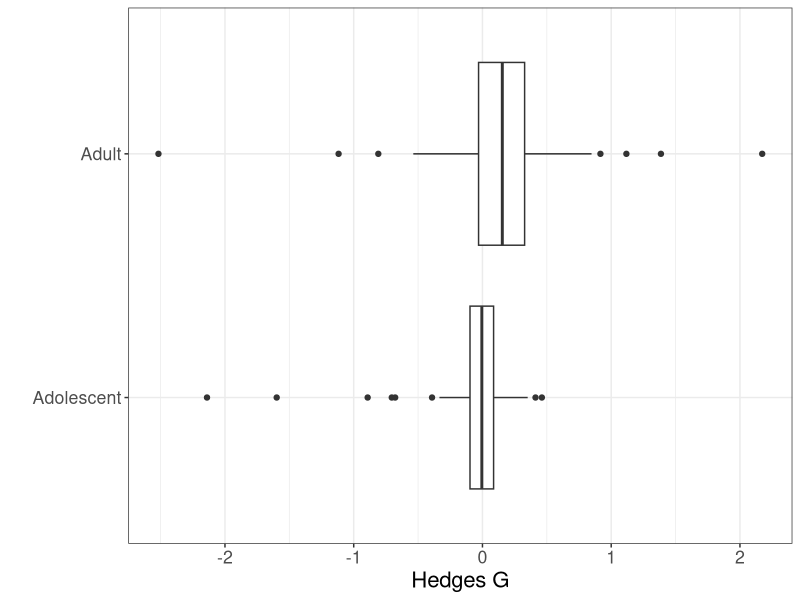
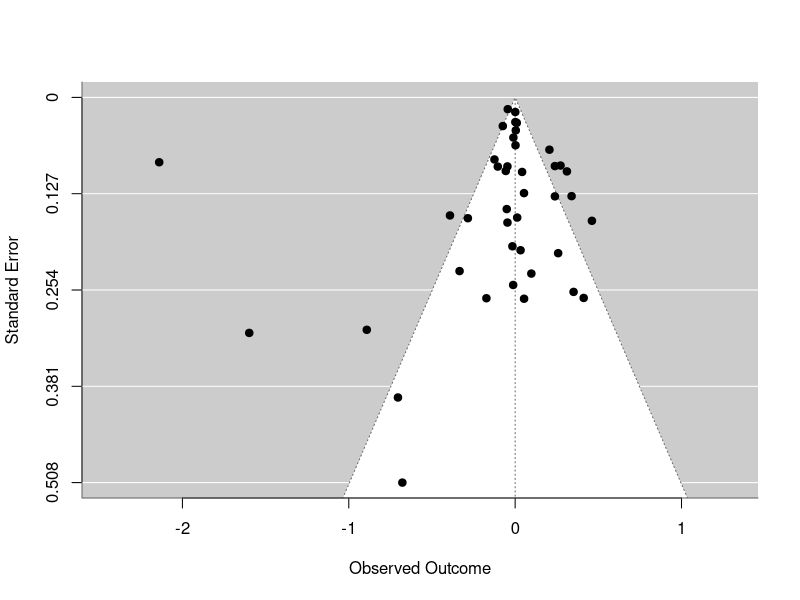
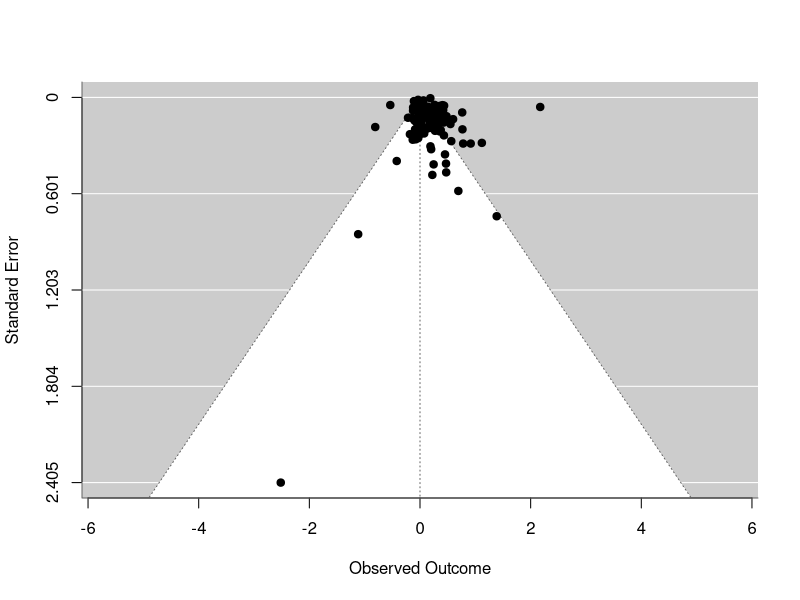
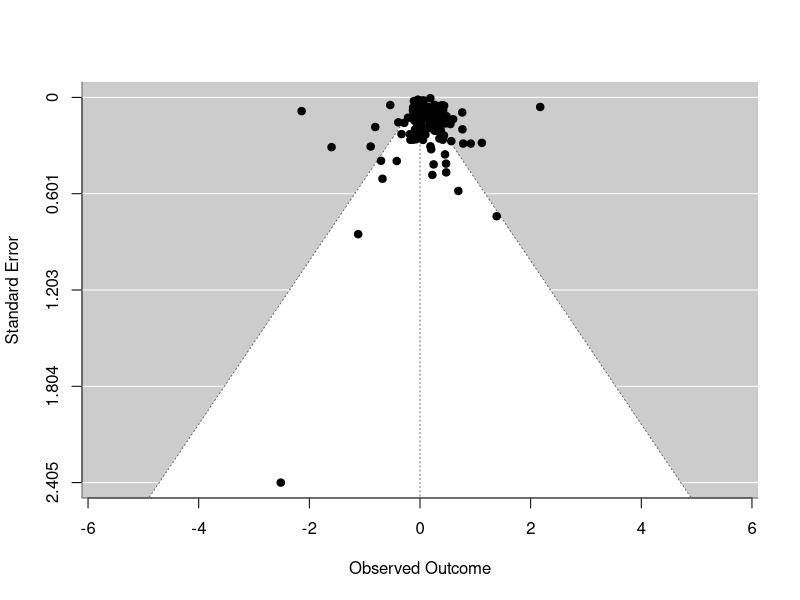
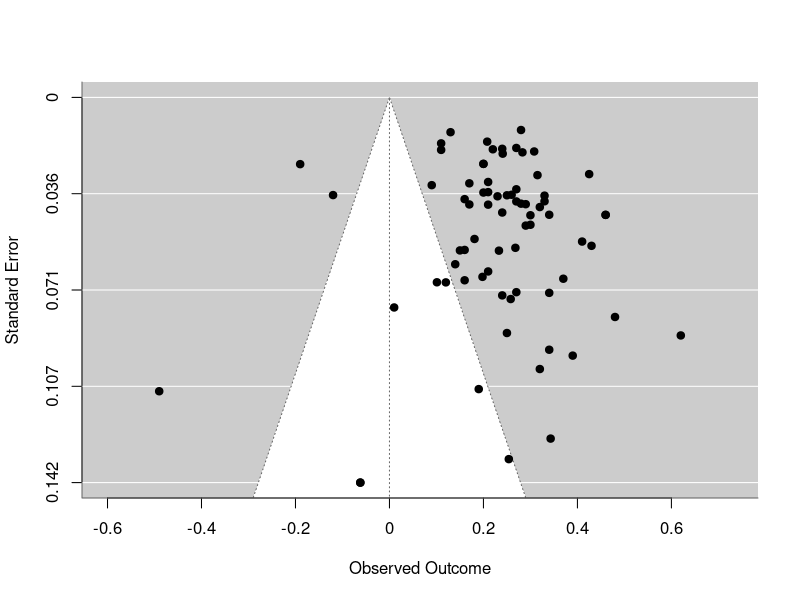
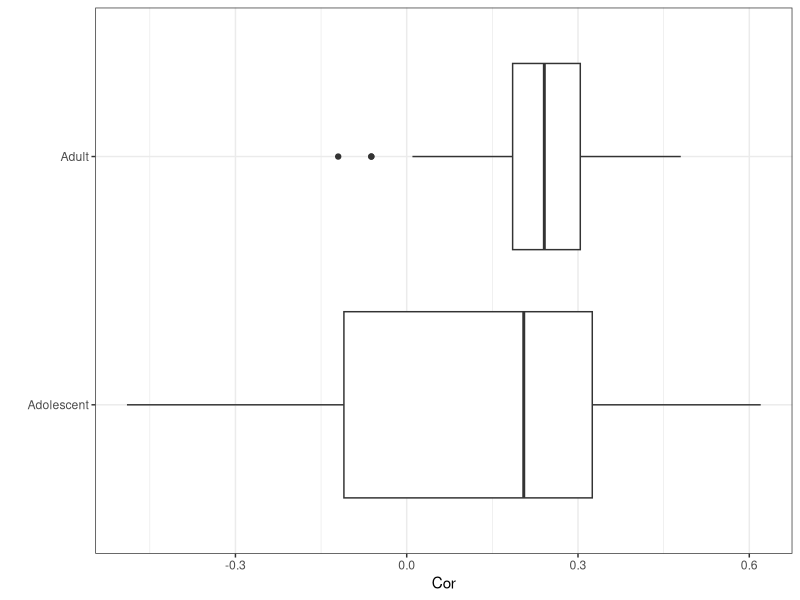

The R source for these figures, in order: (Note: this script raises an error after producing the figures.)
setwd("./jack_data/meta/")
sleep<-read.csv("FINAL MASTER_sleepsuic.csv", header=T)
library(metafor)
library(ggplot2)
sleep$population<-gsub("Adults", "Adult", sleep$population)
sleep<-subset(sleep, population == "Adult" | population == "Adolescent")

heges_grand<-escalc(measure="ROM", data=sleep, m1i=case.m, n1i=case.n, sd1i=case.sd, m2i=ctrl.m, n2i=ctrl.n, sd2i=ctrl.sd)

ggplot(heges_grand, aes(population, yi))+
  geom_boxplot()+
  coord_flip()+
  ylab("Hedges G")+
  xlab("")+
  theme_bw()+
  theme(text = element_text(size=16))

#t.test for difference between effect size and variance between the populations
t.test(heges_grand$yi ~ heges_grand$population, p.adjust='FDR')
t.test(heges_grand$vi ~ heges_grand$population, p.adjust='FDR')



#splut and funnel by population
heges_split<-split(heges_grand, heges_grand$population)
funnel(heges_split$Adolescent$yi, heges_split$Adolescent$vi)
funnel(heges_split$Adult$yi, heges_split$Adult$vi)

#grand funnel
funnel(x=heges_grand$yi, vi=heges_grand$vi)


cor_grand<-escalc(measure="COR", data=sleep, ri = suicgrp.corr, ni = totaln)
funnel(cor_grand$yi, cor_grand$vi)

ggplot(cor_grand, aes(population, yi))+
  geom_boxplot()+
  coord_flip()+
  ylab("Cor")+
  xlab("")+
  theme_bw()

#t.test for difference between effect size and variance between the populations
t.test(cor_grand$yi ~ heges_grand$population, p.adjust='FDR')
t.test(cor_grand$vi ~ heges_grand$population, p.adjust='FDR')

length(which(is.na(cor_grand$yi) == TRUE))
length(which(is.na(heges_grand$yi) == TRUE))


#remove non target sleep conditions
setwd("./jack_data/meta/")
sleep<-read.csv("FINAL MASTER_sleepsuic.csv", header=T)
sleep$population<-gsub("Adults", "Adult", sleep$population)

library(dplyr)
sleep.m<-sleep %>% select("ctrl.n","ctrl.sd","ctrl.m", "population", "basicsleepcon", "esid", "metaid", "basicSTB")

sleep.m.case <- sleep %>% select("case.n","case.sd","case.m", "population", "basicsleepcon", "esid", "metaid", "basicSTB")
sleep.m.case$type<-rep("case", nrow(sleep.m.case))
names(sleep.m.case)<-c("treat.n", "treat.sd", "treat.m", "population", "basicsleepcon", "esid", "metaid", "basicSTB", "type")

sleep.m.suic<- sleep %>% select("suicgrp.tot.n","suicgrp.sd","suicgrp.m", "population", "basicsleepcon", "esid", "metaid", "basicSTB")
sleep.m.suic$type<-rep("suic", nrow(sleep.m))
names(sleep.m.suic)<-c("treat.n", "treat.sd", "treat.m", "population", "basicsleepcon", "esid", "metaid", "basicSTB", "type")

sleep.m.other<- sleep %>% select("othergrp.n","othergrp.sd","othergrp.m", "population", "basicsleepcon", "esid", "metaid", "basicSTB")
sleep.m.other$type<-rep("othergrp", nrow(sleep.m))
names(sleep.m.other)<-c("treat.n", "treat.sd", "treat.m", "population", "basicsleepcon", "esid", "metaid", "basicSTB", "type")

#look at correlations
sleep.m.suic.cor<- sleep %>% select("suicgrp.tot.n","suicgrp.sd","suicgrp.m", "suicgrp.corr", "population", "basicsleepcon", "esid", "metaid", "basicSTB")
sleep.m.suic.cor$type<-rep("suic", nrow(sleep.m))
names(sleep.m.suic.cor)<-c("treat.n", "treat.sd", "treat.m", "treat.corr", "population", "basicsleepcon", "esid", "metaid", "basicSTB", "type")

sleep.m.cor<-sleep %>% select("ctrl.n","ctrl.sd","ctrl.m", "ctrl.corr", "population", "basicsleepcon", "esid", "metaid", "basicSTB")

sleep.cor<-merge(sleep.m.cor, sleep.m.suic.cor, by="esid")
cor.ES<-escalc(measure = "COR", sleep.cor$ctrl.corr, sleep.cor$treat.corr)




sleep.treat<-rbind(sleep.m.case, sleep.m.suic, sleep.m.other)
dim(sleep.treat)
#2040 by 9

length(unique(sleep2$metaid))

sleep2<-merge(sleep.m, sleep.m.case)

sleep1<-merge(sleep.m, sleep.treat, by="esid")
dim(sleep1)
#2040 by 16


library(metafor)
library(ggplot2)
test2<-escalc(measure="ROM", data=sleep2, m1i=treat.m, n1i=as.numeric(treat.n), sd1i=treat.sd, m2i=ctrl.m, n2i=ctrl.n, sd2i=ctrl.sd, append=T)

test<-escalc(measure="ROM", data=sleep1, m1i=treat.m, n1i=as.numeric(treat.n), sd1i=treat.sd, m2i=ctrl.m, n2i=ctrl.n, sd2i=ctrl.sd, append=T)
test$basicsleepcon.x<-gsub("Sleep quality", "Sleep disturbance",  test$basicsleepcon.x)
test$basicsleepcon.x<-gsub("sleep quality", "Sleep disturbance",  test$basicsleepcon.x)
test$basicsleepcon.x<-gsub("Nonrestorative sleep", "Sleep disturbance",  test$basicsleepcon.x)
test$basicsleepcon.x<-gsub("Non-restorative Sleep", "Sleep disturbance",  test$basicsleepcon.x)
test$basicsleepcon.x<-gsub("Trouble waking", "Sleep disturbance",  test$basicsleepcon.x)
test$basicsleepcon.x<-gsub("Sleep disorder", "Sleep disturbance",  test$basicsleepcon.x)
test$basicsleepcon.x<-gsub("Nocturnal leg jerks", "Sleep disturbance",  test$basicsleepcon.x)
test$basicsleepcon.x<-gsub("Insomnia + Nightmares", "Sleep disturbance",  test$basicsleepcon.x)
test$basicsleepcon.x<-gsub("Circadian reversal", "Sleep disturbance",  test$basicsleepcon.x)
test$basicsleepcon.x<-gsub("Lack of deep sleep", "Sleep disturbance",  test$basicsleepcon.x)

test$population.x<-gsub("Adults", "Adult", test$population.x)


test2<-subset(test2, basicsleepcon == "Insomnia" | basicsleepcon == "Hypersomnia" | basicsleepcon == "Nightmares" | basicsleepcon == "Sleep disturbance")
test<-subset(test, basicsleepcon.x == "Insomnia" | basicsleepcon.x == "Hypersomnia" | basicsleepcon.x == "Nightmares" | basicsleepcon.x == "Sleep disturbance")
write.csv(test2, 'data.csv', row.names=F, quote=F)
write.csv(test, 'dat2a.csv', row.names=F, quote=F)

length(unique(test2$metaid))

test_ado<-subset(test, population.x == "Adolescent")
test_adul<-subset(test, population.x == "Adult")

###Rank correlation test
ranktest(test2$yi, test2$vi)
#Kendall's tau=0.156, p=0.066

ranktest(test_ado$yi, test_ado$vi)
ranktest(test_adul$yi, test_adul$vi)

funnel()

t.test(test$yi ~ test$population.x, p.adjust="FDR")
t.test(test$vi ~ test$population.x, p.adjust="FDR")

#fail safe test
fsn(test2$yi, test2$vi)
#Observed Significance Level: <.0001 
#Target Significance Level:   0.05 
#Fail-safe N: 8452 

fsn(test_ado$yi, test_ado$vi)

fsn(test_adul$yi, test_adul$vi)


funnel(test2$yi, test2$vi)
funnel(test_ado$yi, test_ado$vi)
funnel(test_adul$yi, test_adul$vi)

library(ggplot2)
ggplot(test, aes(population.x, yi))+
  geom_boxplot()+
  coord_flip()+
  ylab("Hedges G")+
  xlab("")+
  theme_bw()+
  theme(text = element_text(size=16))


#total models
rma.mv(yi, vi, data=test2, mods=~population)
rma.mv(yi, vi, data=test_adul)
rma.mv(yi, vi, data=test_ado)

rma.mv(yi, vi, data=test_adul, mods=cbind(basicSTB.y, basicsleepcon.y))
rma.mv(yi, vi, data=test2, random = ~population, mods= ~ population)

test_adul$basicsleepcon.y

#everything
rma.mv(yi, vi, data=hsleep1, mod= ~ population)


heges.sleep1<-subset(heges.sleep1, basicsleepcon.x == "Insomnia" | basicsleepcon.x == "Hypersomnia" | basicsleepcon.x == "Nightmares" | basicsleepcon.x == "Sleep disturbance")

heges.sleep1_split <- split(heges.sleep1, heges.sleep1$population.x)
adul<-heges.sleep1_split$Adult
ado<-heges.sleep1_split$Adolescent


rma.mv(yi, vi, data=heges.sleep1, random=~population.x)


#calculate model
model1<-
rma.mv(yi, vi, data=adul, mods= ~ basicSTB.x * basicsleepcon.x)
rma(yi, vi, data=adul, mods= ~ basicSTB.x * basicsleepcon.x)

rma(yi, vi, data=heges.sleep1, mods= ~ basicsleepcon.x * basicSTB.x)

rma.mv(yi, vi, data=adul, mods = ~basicSTB.x + ~ basicsleepcon.x)
       
       
       

rma.mv(yi, vi, data=adul, random= list(basicSTB.x, basicsleepcon.x), mods= ~ basicsleepcon.x)



rma.mv(yi, vi, data=adul, random= ~basicsleepcon.x)

rma.mv(yi, vi, data=adul, random= ~ basicsleepcon.x | basicSTB.x, mods= ~ basicsleepcon.x)


model<-rma.mv(yi, vi, data=adul, mods= ~ basicsleepcon.x | basicSTB.x)

model_a<-rma.mv(yi, vi, data=ado, mods= ~basicsleepcon.x)


model_a<-rma.mv(yi, vi, data=ado, random = ~basicsleepcon.x)







sleep$population<-gsub("Adults", "Adult", sleep$population)
sleep<-subset(sleep, population == "Adult" | population == "Adolescent")
sleep<-sleep[!is.na(sleep$ctrl.sd),]
nrow(sleep)
#161

heges_grand<-escalc(measure="ROM", data=sleep, m1i=case.m, n1i=case.n, sd1i=case.sd, m2i=ctrl.m, n2i=ctrl.n, sd2i=ctrl.sd)
heges_grand<-subset(heges_grand, basicsleepcon == "Insomnia" | basicsleepcon == "Hypersomnia" | basicsleepcon == "Nightmares" | basicsleepcon == "Sleep disturbance")
nrow(heges_grand)
#20

#split data frame
heges_split<-split(heges_grand,heges_grand$population)
ado<-heges_split$Adolescent
nrow(ado)
#0
adul<-heges_split$Adult
nrow(adul)
#

#calculate model
model1<-rma.mv(yi, vi, data=adul, random= ~ basicsleepcon)
model1

model<-rma.mv(yi, vi, data=adul, mods= ~ basicsleepcon)
model


model_a<-rma.mv(yi, vi, data=ado, mods= ~basicsleepcon)
model_a

model_a<-rma.mv(yi, vi, data=ado, random = ~basicsleepcon)
model_a

#SuicGrp - correlational data, 1 group; divided by sleep type and ANY suicide outcome.
#Suic Corr= suicgrp.corr;
#Total N=totaln; 
########

insomnia <- subset(sleep, basicsleepcon == "Insomnia")
insomnia.corr <- subset(insomnia, suicgrp.corr != 0)
insomnia.corr <- escalc(measure = "COR", data = insomnia.corr, ri = suicgrp.corr, ni = totaln)

#you don't have any values in the ..corr or n columns to calcualte it sucka
hypersomnia <- subset(sleep, basicsleepcon == "Hypersomnia")
hypersomnia.corr <- subset(hypersomnia, suicgrp.corr != 0)
hypersomnia.corr <- escalc(measure = "COR", data = hypersomnia.corr, ri = suicgrp.corr, ni = totaln)

nightmares <- subset(sleep, basicsleepcon == "Nightmares")
nightmares.corr <- subset(nightmares, suicgrp.corr != 0)
nightmares.corr <- escalc(measure = "COR", data = nightmares.corr, ri = suicgrp.corr, ni = totaln)

sleepdisturb <- subset(sleep, basicsleepcon == "Sleep disturbance")
sleepdisturb.corr <- subset(sleepdisturb, suicgrp.corr != 0)
sleepdisturb.corr <- escalc(measure = "COR", data = sleepdisturb.corr, ri = suicgrp.corr, ni = totaln)

#CaseCtrl - m + sd data, 2 groups; divide by sleep type and ANY suicide outcome.
#Case M= case.m; Case SD= case.sd; Case N=case.n; 
#Ctrl M=ctrl.m; Ctrl SD=ctrl.sd; Ctrl N=ctrl.n; 
#Total N=totaln; 
#########

hedges_insom_tot<-escalc(measure="ROM", data=insomnia, m1i=case.m, n1i=case.n, 
                         sd1i=case.sd, m2i=ctrl.m, n2i=ctrl.n, sd2i=ctrl.sd) 

hedges_hyper_tot<-escalc(measure="ROM", data=hypersomnia, m1i=case.m, n1i=case.n, 
                         sd1i=case.sd, m2i=ctrl.m, n2i=ctrl.n, sd2i=ctrl.sd) 

hedges_nighthorse_tot<-escalc(measure="ROM", data=nightmares, m1i=case.m, n1i=case.n, 
                              sd1i=case.sd, m2i=ctrl.m, n2i=ctrl.n, sd2i=ctrl.sd) 

hedges_disturb_tot<-escalc(measure="ROM", data=sleepdisturb, m1i=case.m, n1i=case.n, 
                           sd1i=case.sd, m2i=ctrl.m, n2i=ctrl.n, sd2i=ctrl.sd) 

#SuicGrpOtherGrp - m + sd data, 2 groups; divided by sleep type
#Suicgrp M=suicgrp.m; Suicgrp SD= suicgrp.sd; Suicgrp N=suicgrp.tot.n; 
#Othergrp M=othergrp.m; Othergrp SD=othergrp.sd; Othergrp N=othergrp.n; 
#Total N=totaln; 
#######

hedges_insom_tot2<-escalc(measure="ROM", data=insomnia, m1i=suicgrp.m, n1i=suicgrp.tot.n, 
                          sd1i=suicgrp.sd, m2i=othergrp.m, n2i=othergrp.n, sd2i=othergrp.sd) 

hedges_hyper_tot2<-escalc(measure="ROM", data=hypersomnia, m1i=suicgrp.m, n1i=suicgrp.tot.n, 
                          sd1i=suicgrp.sd, m2i=othergrp.m, n2i=othergrp.n, sd2i=othergrp.sd) 

hedges_nighthorse_tot2<-escalc(measure="ROM", data=nightmares, m1i=suicgrp.m, n1i=suicgrp.tot.n, 
                               sd1i=suicgrp.sd, m2i=othergrp.m, n2i=othergrp.n, sd2i=othergrp.sd) 

hedges_disturb_tot2<-escalc(measure="ROM", data=sleepdisturb, m1i=suicgrp.m, n1i=suicgrp.tot.n, 
                            sd1i=suicgrp.sd, m2i=othergrp.m, n2i=othergrp.n, sd2i=othergrp.sd) 

#CaseOthergrp - m + sd data, 2 groups; divided by sleep type
#Case M=case.m; Case SD= case.sd; Case N=case.n; 
#Othergrp M=othergrp.m; Othergrp SD=othergrp.sd; #Othergrp N=othergrp.n; 
#Total N=totaln; 
#############

hedges_insom_tot3<-escalc(measure="ROM", data=insomnia, m1i=case.m, n1i=case.n, 
                          sd1i=case.sd, m2i=othergrp.m, n2i=othergrp.n, sd2i=othergrp.sd) 

hedges_hyper_tot3<-escalc(measure="ROM", data=hypersomnia, m1i=case.m, n1i=case.n, 
                          sd1i=case.sd, m2i=othergrp.m, n2i=othergrp.n, sd2i=othergrp.sd) 

hedges_nighthorse_tot3<-escalc(measure="ROM", data=nightmares, m1i=case.m, n1i=case.n, 
                               sd1i=case.sd, m2i=othergrp.m, n2i=othergrp.n, sd2i=othergrp.sd) 

hedges_disturb_tot3<-escalc(measure="ROM", data=sleepdisturb, m1i=case.m, n1i=case.n, 
                            sd1i=case.sd, m2i=othergrp.m, n2i=othergrp.n, sd2i=othergrp.sd) 



#####################################
#BY OUTCOME
#####################################




############################### now divide by suicide outcome #####################################

#SuicGrp - correlational data, 1 group; divided by sleep type and SI
#Suic Corr= suicgrp.corr;
#Total N=totaln; 
########

insomnia.SI <- subset(sleep, basicsleepcon == "Insomnia" | basicSTB == "SI")
insomnia.corr <- subset(insomnia.SI, suicgrp.corr != 0)
insomnia.corr <- escalc(measure = "COR", data = insomnia.corr, ri = suicgrp.corr, ni = totaln)

hypersomnia.SI <- subset(sleep, basicsleepcon == "Hypersomnia" | basicSTB == "SI")
hypersomnia.corr <- subset(hypersomnia.SI, suicgrp.corr != 0)
hypersomnia.corr <- escalc(measure = "COR", data = hypersomnia.corr, ri = suicgrp.corr, ni = totaln)

nightmares.SI <- subset(sleep, basicsleepcon == "Nightmares" | basicSTB == "SI")
nightmares.corr <- subset(nightmares.SI, suicgrp.corr != 0)
nightmares.corr <- escalc(measure = "COR", data = nightmares.corr, ri = suicgrp.corr, ni = totaln)

sleepdisturb.SI <- subset(sleep, basicsleepcon == "Sleep disturbance" | basicSTB == "SI")
sleepdisturb.corr <- subset(sleepdisturb.SI, suicgrp.corr != 0)
sleepdisturb.corr <- escalc(measure = "COR", data = sleepdisturb.corr, ri = suicgrp.corr, ni = totaln)



#CaseCtrl - m + sd data, 2 groups; divide by sleep type and SI
#Case M= case.m; Case SD= case.sd; Case N=case.n; 
#Ctrl M=ctrl.m; Ctrl SD=ctrl.sd; Ctrl N=ctrl.n; 
#Total N=totaln; 
#########

hedges_insom_tot_SI<-escalc(measure="ROM", data=insomnia.SI, m1i=case.m, n1i=case.n, 
               sd1i=case.sd, m2i=ctrl.m, n2i=ctrl.n, sd2i=ctrl.sd) 

hedges_hypera_SI<-escalc(measure="ROM", data=hypersomnia.SI, m1i=case.m, n1i=case.n, 
               sd1i=case.sd, m2i=ctrl.m, n2i=ctrl.n, sd2i=ctrl.sd) 

hedges_nighta_SI<-escalc(measure="ROM", data=nightmares.SI, m1i=case.m, n1i=case.n, 
               sd1i=case.sd, m2i=ctrl.m, n2i=ctrl.n, sd2i=ctrl.sd) 

hedges_disturba_SI<-escalc(measure="ROM", data=sleepdisturb.SI, m1i=case.m, n1i=case.n, 
               sd1i=case.sd, m2i=ctrl.m, n2i=ctrl.n, sd2i=ctrl.sd) 

#SuicGrpOtherGrp - m + sd data, 2 groups; divided by sleep type and SI
#Suicgrp M=suicgrp.m; Suicgrp SD= suicgrp.sd; Suicgrp N=suicgrp.tot.n; 
#Othergrp M=othergrp.m; Othergrp SD=othergrp.sd; Othergrp N=othergrp.n; 
#Total N=totaln; 
#######

hedges_insom_tot_SI2<-escalc(measure="ROM", data=insomnia.SI, m1i=suicgrp.m, n1i=suicgrp.tot.n, 
               sd1i=suicgrp.sd, m2i=othergrp.m, n2i=othergrp.n, sd2i=othergrp.sd) 

hedges_hypera_SI2<-escalc(measure="ROM", data=hypersomnia.SI, m1i=suicgrp.m, n1i=suicgrp.tot.n, 
               sd1i=suicgrp.sd, m2i=othergrp.m, n2i=othergrp.n, sd2i=othergrp.sd) 

hedges_nighta_SI2<-escalc(measure="ROM", data=nightmares.SI, m1i=suicgrp.m, n1i=suicgrp.tot.n, 
               sd1i=suicgrp.sd, m2i=othergrp.m, n2i=othergrp.n, sd2i=othergrp.sd) 

hedges_disturba_SI2<-escalc(measure="ROM", data=sleepdisturb.SI, m1i=suicgrp.m, n1i=suicgrp.tot.n, 
               sd1i=suicgrp.sd, m2i=othergrp.m, n2i=othergrp.n, sd2i=othergrp.sd) 

#CaseOthergrp - m + sd data, 2 groups; divided by sleep type and SI
#Case M=case.m; Case SD= case.sd; Case N=case.n; 
#Othergrp M=othergrp.m; Othergrp SD=othergrp.sd; #Othergrp N=othergrp.n; 
#Total N=totaln; 
#############

hedges_insom_tot_SI3<-escalc(measure="ROM", data=insomnia.SI, m1i=case.m, n1i=case.n, 
               sd1i=case.sd, m2i=othergrp.m, n2i=othergrp.n, sd2i=othergrp.sd) 

hedges_hypera_SI4<-escalc(measure="ROM", data=hypersomnia.SI,m1i=case.m, n1i=case.n, 
               sd1i=case.sd, m2i=othergrp.m, n2i=othergrp.n, sd2i=othergrp.sd) 

hedges_nighta_SI3<-escalc(measure="ROM", data=nightmares.SI, m1i=case.m, n1i=case.n, 
               sd1i=case.sd, m2i=othergrp.m, n2i=othergrp.n, sd2i=othergrp.sd) 

hedges_disturba_SI3<-escalc(measure="ROM", data=sleepdisturb.SI, m1i=case.m, n1i=case.n, 
               sd1i=case.sd, m2i=othergrp.m, n2i=othergrp.n, sd2i=othergrp.sd) 

##################### suicide attempt #############

#SuicGrp - correlational data, 1 group; divided by sleep type and SA
#Suic Corr= suicgrp.corr;
#Total N=totaln; 
########

insomnia.SA <- subset(sleep, basicsleepcon == "Insomnia" | basicSTB == "SA")
insomnia.corr <- subset(insomnia.SA, suicgrp.corr != 0)
insomnia.corr <- escalc(measure = "COR", data = insomnia.corr, ri = suicgrp.corr, ni = totaln)

hypersomnia.SA <- subset(sleep, basicsleepcon == "Hypersomnia" | basicSTB == "SA")
hypersomnia.corr <- subset(hypersomnia.SA, suicgrp.corr != 0)
hypersomnia.corr <- escalc(measure = "COR", data = hypersomnia.corr, ri = suicgrp.corr, ni = totaln)

nightmares.SA <- subset(sleep, basicsleepcon == "Nightmares" | basicSTB == "SA")
nightmares.corr <- subset(nightmares.SA, suicgrp.corr != 0)
nightmares.corr <- escalc(measure = "COR", data = nightmares.corr, ri = suicgrp.corr, ni = totaln)

sleepdisturb.SA <- subset(sleep, basicsleepcon == "Sleep disturbance" | basicSTB == "SA")
sleepdisturb.corr <- subset(sleepdisturb.SA, suicgrp.corr != 0)
sleepdisturb.corr <- escalc(measure = "COR", data = sleepdisturb.corr, ri = suicgrp.corr, ni = totaln)

#CaseCtrl - m + sd data, 2 groups; divide by sleep type and SA
#Case M= case.m; Case SD= case.sd; Case N=case.n; 
#Ctrl M=ctrl.m; Ctrl SD=ctrl.sd; Ctrl N=ctrl.n; 
#Total N=totaln; 
#########

hedges_insoma_SA<-escalc(measure="ROM", data=insomnia.SA, m1i=case.m, n1i=case.n, 
               sd1i=case.sd, m2i=ctrl.m, n2i=ctrl.n, sd2i=ctrl.sd) 

hedges_hypera_SA<-escalc(measure="ROM", data=hypersomnia.SA, m1i=case.m, n1i=case.n, 
               sd1i=case.sd, m2i=ctrl.m, n2i=ctrl.n, sd2i=ctrl.sd) 

hedges_nighta_SA<-escalc(measure="ROM", data=nightmares.SA, m1i=case.m, n1i=case.n, 
               sd1i=case.sd, m2i=ctrl.m, n2i=ctrl.n, sd2i=ctrl.sd) 

hedges_disturba_SA<-escalc(measure="ROM", data=sleepdisturb.SA, m1i=case.m, n1i=case.n, 
               sd1i=case.sd, m2i=ctrl.m, n2i=ctrl.n, sd2i=ctrl.sd) 

#####################

#SuicGrpOtherGrp - m + sd data, 2 groups; divided by sleep type
#Suicgrp M=suicgrp.m; Suicgrp SD= suicgrp.sd; Suicgrp N=suicgrp.tot.n; 
#Othergrp M=othergrp.m; Othergrp SD=othergrp.sd; Othergrp N=othergrp.n; 
#Total N=totaln; 
#######

hedges_insoma_SA2<-escalc(measure="ROM", data=insomnia.SA, m1i=suicgrp.m, n1i=suicgrp.tot.n, 
               sd1i=suicgrp.sd, m2i=othergrp.m, n2i=othergrp.n, sd2i=othergrp.sd) 

hedges_hypera_SA2<-escalc(measure="ROM", data=hypersomnia.SA, m1i=suicgrp.m, n1i=suicgrp.tot.n, 
               sd1i=suicgrp.sd, m2i=othergrp.m, n2i=othergrp.n, sd2i=othergrp.sd) 

hedges_nighta_SA2<-escalc(measure="ROM", data=nightmares.SA, m1i=suicgrp.m, n1i=suicgrp.tot.n, 
               sd1i=suicgrp.sd, m2i=othergrp.m, n2i=othergrp.n, sd2i=othergrp.sd) 

hedges_disturba_SA2<-escalc(measure="ROM", data=sleepdisturb.SA, m1i=suicgrp.m, n1i=suicgrp.tot.n, 
               sd1i=suicgrp.sd, m2i=othergrp.m, n2i=othergrp.n, sd2i=othergrp.sd) 

#CaseOthergrp - m + sd data, 2 groups; divided by sleep type
#Case M=case.m; Case SD= case.sd; Case N=case.n; 
#Othergrp M=othergrp.m; Othergrp SD=othergrp.sd; #Othergrp N=othergrp.n; 
#Total N=totaln; 
#############

hedges_insoma_SA3<-escalc(measure="ROM", data=insomnia.SA, m1i=case.m, n1i=case.n, 
               sd1i=case.sd, m2i=othergrp.m, n2i=othergrp.n, sd2i=othergrp.sd) 

hedges_hypera_SA3<-escalc(measure="ROM", data=hypersomnia.SA,m1i=case.m, n1i=case.n, 
               sd1i=case.sd, m2i=othergrp.m, n2i=othergrp.n, sd2i=othergrp.sd) 

hedges_nighta_SA3<-escalc(measure="ROM", data=nightmares.SA, m1i=case.m, n1i=case.n, 
               sd1i=case.sd, m2i=othergrp.m, n2i=othergrp.n, sd2i=othergrp.sd) 

hedges_disturba_SA3<-escalc(measure="ROM", data=sleepdisturb.SA, m1i=case.m, n1i=case.n, 
               sd1i=case.sd, m2i=othergrp.m, n2i=othergrp.n, sd2i=othergrp.sd) 

##################### suicide death #############

#SuicGrp - correlational data, 1 group; divided by sleep type and SD
#Suic Corr= suicgrp.corr;
#Total N=totaln; 
########

insomnia.SD <- subset(sleep, basicsleepcon == "Insomnia" | basicSTB == "SD")
insomnia.corr <- subset(insomnia.SD, suicgrp.corr != 0)
insomnia.corr <- escalc(measure = "COR", data = insomnia.corr, ri = suicgrp.corr, ni = totaln)

#can't run this one because there's no values
hypersomnia.SD <- subset(sleep, basicsleepcon == "Hypersomnia" | basicSTB == "SD")
hypersomnia.corr <- subset(hypersomnia.SD, suicgrp.corr != 0)
hypersomnia.corr <- escalc(measure = "COR", data = hypersomnia.corr, ri = suicgrp.corr, ni = totaln)

nightmares.SD <- subset(sleep, basicsleepcon == "Nightmares" | basicSTB == "SD")
nightmares.corr <- subset(nightmares.SD, suicgrp.corr != 0)
nightmares.corr <- escalc(measure = "COR", data = nightmares.corr, ri = suicgrp.corr, ni = totaln)

sleepdisturb.SD <- subset(sleep, basicsleepcon == "Sleep disturbance" | basicSTB == "SD")
sleepdisturb.corr <- subset(sleepdisturb.SD, suicgrp.corr != 0)
sleepdisturb.corr <- escalc(measure = "COR", data = sleepdisturb.corr, ri = suicgrp.corr, ni = totaln)

#CaseCtrl - m + sd data, 2 groups; divide by sleep type and SD
#Case M= case.m; Case SD= case.sd; Case N=case.n; 
#Ctrl M=ctrl.m; Ctrl SD=ctrl.sd; Ctrl N=ctrl.n; 
#Total N=totaln; 
#########

hedges_insoma_SD<-escalc(measure="ROM", data=insomnia.SD, m1i=case.m, n1i=case.n, 
               sd1i=case.sd, m2i=ctrl.m, n2i=ctrl.n, sd2i=ctrl.sd) 

hedges_hypera_SD<-escalc(measure="ROM", data=hypersomnia.SD, m1i=case.m, n1i=case.n, 
               sd1i=case.sd, m2i=ctrl.m, n2i=ctrl.n, sd2i=ctrl.sd) 

hedges_nighta_SD<-escalc(measure="ROM", data=nightmares.SD, m1i=case.m, n1i=case.n, 
               sd1i=case.sd, m2i=ctrl.m, n2i=ctrl.n, sd2i=ctrl.sd) 

hedges_distuba_SD<-escalc(measure="ROM", data=sleepdisturb.SD, m1i=case.m, n1i=case.n, 
               sd1i=case.sd, m2i=ctrl.m, n2i=ctrl.n, sd2i=ctrl.sd) 

#SuicGrpOtherGrp - m + sd data, 2 groups; divided by sleep type and SD
#Suicgrp M=suicgrp.m; Suicgrp SD= suicgrp.sd; Suicgrp N=suicgrp.tot.n; 
#Othergrp M=othergrp.m; Othergrp SD=othergrp.sd; Othergrp N=othergrp.n; 
#Total N=totaln; 
#######

hedges_insoma_SD2<-escalc(measure="ROM", data=insomnia.SD, m1i=suicgrp.m, n1i=suicgrp.tot.n, 
               sd1i=suicgrp.sd, m2i=othergrp.m, n2i=othergrp.n, sd2i=othergrp.sd) 

hedges_hypera_SD2<-escalc(measure="ROM", data=hypersomnia.SD, m1i=suicgrp.m, n1i=suicgrp.tot.n, 
               sd1i=suicgrp.sd, m2i=othergrp.m, n2i=othergrp.n, sd2i=othergrp.sd) 

hedges_nighta_SD2<-escalc(measure="ROM", data=nightmares.SD, m1i=suicgrp.m, n1i=suicgrp.tot.n, 
               sd1i=suicgrp.sd, m2i=othergrp.m, n2i=othergrp.n, sd2i=othergrp.sd) 

hedges_distuba_SD2<-escalc(measure="ROM", data=sleepdisturb.SD, m1i=suicgrp.m, n1i=suicgrp.tot.n, 
               sd1i=suicgrp.sd, m2i=othergrp.m, n2i=othergrp.n, sd2i=othergrp.sd) 

#CaseOthergrp - m + sd data, 2 groups; divided by sleep type and SD
#Case M=case.m; Case SD= case.sd; Case N=case.n; 
#Othergrp M=othergrp.m; Othergrp SD=othergrp.sd; #Othergrp N=othergrp.n; 
#Total N=totaln; 
#############

hedges_insoma_SD3<-escalc(measure="ROM", data=insomnia.SD, m1i=case.m, n1i=case.n, 
               sd1i=case.sd, m2i=othergrp.m, n2i=othergrp.n, sd2i=othergrp.sd) 

hedges_hypera_SD3<-escalc(measure="ROM", data=hypersomnia.SD,m1i=case.m, n1i=case.n, 
               sd1i=case.sd, m2i=othergrp.m, n2i=othergrp.n, sd2i=othergrp.sd) 

hedges_nighta_SD3<-escalc(measure="ROM", data=nightmares.SD, m1i=case.m, n1i=case.n, 
               sd1i=case.sd, m2i=othergrp.m, n2i=othergrp.n, sd2i=othergrp.sd) 

hedges_distuba_SD3<-escalc(measure="ROM", data=sleepdisturb.SD, m1i=case.m, n1i=case.n, 
               sd1i=case.sd, m2i=othergrp.m, n2i=othergrp.n, sd2i=othergrp.sd) 


##################### suicdality #############

#SuicGrp - correlational data, 1 group; divided by sleep type and suicdality
#Suic Corr= suicgrp.corr;
#Total N=totaln; 
########

insomnia.Suic <- subset(sleep, basicsleepcon == "Insomnia" | basicSTB == "Suicidality")
insomnia.corr <- subset(insomnia.Suic, suicgrp.corr != 0)
insomnia.corr <- escalc(measure = "COR", data = insomnia.corr, ri = suicgrp.corr, ni = totaln)

hypersomnia.Suic <- subset(sleep, basicsleepcon == "Hypersomnia" | basicSTB == "Suicidality")
hypersomnia.corr <- subset(hypersomnia.Suic, suicgrp.corr != 0)
hypersomnia.corr <- escalc(measure = "COR", data = hypersomnia.corr, ri = suicgrp.corr, ni = totaln)

nightmares.Suic <- subset(sleep, basicsleepcon == "Nightmares" | basicSTB == "Suicidality")
nightmares.corr <- subset(nightmares.Suic, suicgrp.corr != 0)
nightmares.corr <- escalc(measure = "COR", data = nightmares.corr, ri = suicgrp.corr, ni = totaln)

sleepdisturb.Suic <- subset(sleep, basicsleepcon == "Sleep disturbance" | basicSTB == "Suicidality")
sleepdisturb.corr <- subset(sleepdisturb.Suic, suicgrp.corr != 0)
sleepdisturb.corr <- escalc(measure = "COR", data = sleepdisturb.corr, ri = suicgrp.corr, ni = totaln)

#CaseCtrl - m + sd data, 2 groups; divide by sleep type and suicdality
#Case M= case.m; Case SD= case.sd; Case N=case.n; 
#Ctrl M=ctrl.m; Ctrl SD=ctrl.sd; Ctrl N=ctrl.n; 
#Total N=totaln; 
#########

hedges_insoma_suic<-escalc(measure="ROM", data=insomnia.Suic, m1i=case.m, n1i=case.n, 
               sd1i=case.sd, m2i=ctrl.m, n2i=ctrl.n, sd2i=ctrl.sd) 

hedges_hypera_suic<-escalc(measure="ROM", data=hypersomnia.Suic, m1i=case.m, n1i=case.n, 
               sd1i=case.sd, m2i=ctrl.m, n2i=ctrl.n, sd2i=ctrl.sd) 

hedges_nighta_suic<-escalc(measure="ROM", data=nightmares.Suic, m1i=case.m, n1i=case.n, 
               sd1i=case.sd, m2i=ctrl.m, n2i=ctrl.n, sd2i=ctrl.sd) 

hedges_disturba_suic<-escalc(measure="ROM", data=sleepdisturb.Suic, m1i=case.m, n1i=case.n, 
               sd1i=case.sd, m2i=ctrl.m, n2i=ctrl.n, sd2i=ctrl.sd) 

#SuicGrpOtherGrp - m + sd data, 2 groups; divided by sleep type and suicidality 
#Suicgrp M=suicgrp.m; Suicgrp SD= suicgrp.sd; Suicgrp N=suicgrp.tot.n; 
#Othergrp M=othergrp.m; Othergrp SD=othergrp.sd; Othergrp N=othergrp.n; 
#Total N=totaln; 
#######

hedges_insoma_suic2<-escalc(measure="ROM", data=insomnia.Suic, m1i=suicgrp.m, n1i=suicgrp.tot.n, 
               sd1i=suicgrp.sd, m2i=othergrp.m, n2i=othergrp.n, sd2i=othergrp.sd) 

hedges_hypera_suic2<-escalc(measure="ROM", data=hypersomnia.Suic, m1i=suicgrp.m, n1i=suicgrp.tot.n, 
               sd1i=suicgrp.sd, m2i=othergrp.m, n2i=othergrp.n, sd2i=othergrp.sd) 

hedges_nighta_suic2<-escalc(measure="ROM", data=nightmares.Suic, m1i=suicgrp.m, n1i=suicgrp.tot.n, 
               sd1i=suicgrp.sd, m2i=othergrp.m, n2i=othergrp.n, sd2i=othergrp.sd) 

hedges_disturba_suic2<-escalc(measure="ROM", data=sleepdisturb.Suic, m1i=suicgrp.m, n1i=suicgrp.tot.n, 
               sd1i=suicgrp.sd, m2i=othergrp.m, n2i=othergrp.n, sd2i=othergrp.sd) 

#CaseOthergrp - m + sd data, 2 groups; divided by sleep type and suicidality 
#Case M=case.m; Case SD= case.sd; Case N=case.n; 
#Othergrp M=othergrp.m; Othergrp SD=othergrp.sd; #Othergrp N=othergrp.n; 
#Total N=totaln; 
#############

hedges_insoma_suic3<-escalc(measure="ROM", data=insomnia.Suic, m1i=case.m, n1i=case.n, 
               sd1i=case.sd, m2i=othergrp.m, n2i=othergrp.n, sd2i=othergrp.sd) 

hedges_hypera_suic3<-escalc(measure="ROM", data=hypersomnia.Suic,m1i=case.m, n1i=case.n, 
               sd1i=case.sd, m2i=othergrp.m, n2i=othergrp.n, sd2i=othergrp.sd) 

hedges_nighta_suic3<-escalc(measure="ROM", data=nightmares.Suic, m1i=case.m, n1i=case.n, 
               sd1i=case.sd, m2i=othergrp.m, n2i=othergrp.n, sd2i=othergrp.sd) 

hedges_disturba_suic3<-escalc(measure="ROM", data=sleepdisturb.Suic, m1i=case.m, n1i=case.n, 
               sd1i=case.sd, m2i=othergrp.m, n2i=othergrp.n, sd2i=othergrp.sd) 
